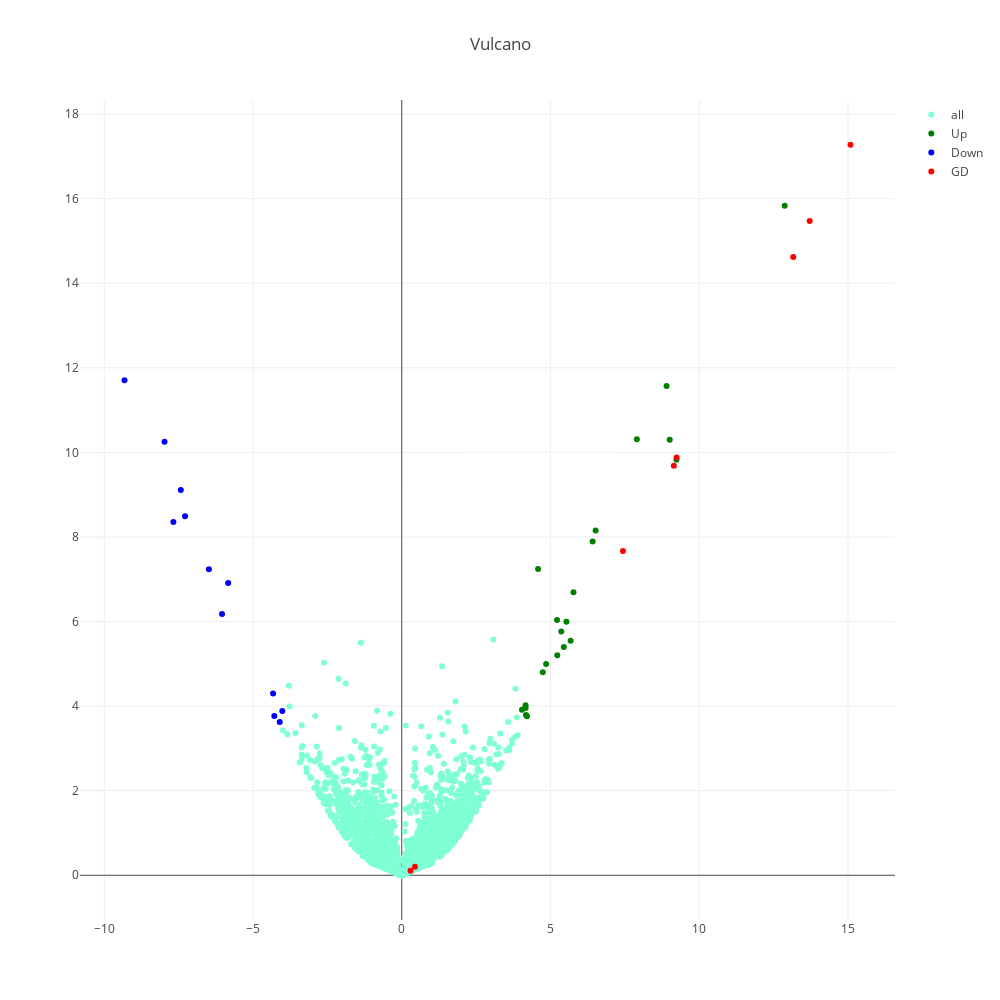

Notebook code for this chart:
### Code cell
#interactive plot 'logFC',y='log10p'
trace_1 = go.Scatter(
    x=the_rest.log2FC,
    y=the_rest['log10pvalue'],
    mode='markers',
    name='all',
    #text = [a + ' ' +b for a,b in zip(temp.index.values, temp.Gene_desc)],
    #hoverinfo = 'text',
    marker=dict(
        #size=16,
        color = 'aquamarine'#np.log10(temp.Score), #set color equal to a variable
        #colorscale='Bluered',
        #showscale=True
    )
)

trace_2 = go.Scatter(
    x=up.log2FC,
    y=up['log10pvalue'],
    mode='markers',
    name='Up',
    text = up.Gene_id.values +' '+up.Gene_desc,
    hoverinfo = 'text',
    marker=dict(
        #size=16,
        color = 'green'#np.log10(temp.Score), #set color equal to a variable
        #colorscale='Bluered',
        #showscale=True
    )
)

trace_3 = go.Scatter(
    x=down.log2FC,
    y=down['log10pvalue'],
    mode='markers',
    name='Down',
    text = down.Gene_id.values +' '+down.Gene_desc,
    hoverinfo = 'text',
    marker=dict(
        #size=16,
        color = 'blue'#np.log10(temp.Score), #set color equal to a variable
        #colorscale='Bluered',
        #showscale=True
    )
)


trace_4 = go.Scatter(
    x=gd.log2FC,
    y=gd['log10pvalue'],
    mode='markers',
    name='GD',
    text = [naming_dict[n] for n in gd['Gene_id']],
    hoverinfo = 'text',
    
    marker=dict(
        #size=16,
        color = 'red'#np.log10(temp.Score), #set color equal to a variable
        #colorscale='Bluered',
        #showscale=True
    )
)




layout = dict(title='Vulcano',
             width=1000,
             height=1000)

fig = go.Figure(data=[trace_1,trace_2,trace_3,trace_4], 
                layout=layout)

iplot(fig, filename='test')

### Figure 1 — Plotly figure (JSON) as saved in the notebook; plotly's stock layout.template omitted (floating-point values rounded to 4 significant figures; data arrays with more than 128 entries replaced by an {"elided": "..."} marker saying what was removed)
{"data": [{"marker": {"color": "aquamarine"}, "mode": "markers", "name": "all", "type": "scatter", "uid": "cc0e5a73-2a0b-4c79-a72c-4fca33c9f341", "x": {"elided": "3672 float values"}, "y": {"elided": "3672 float values"}}, {"hoverinfo": "text", "marker": {"color": "green"}, "mode": "markers", "name": "Up", "text": ["Tb927.1.1470 conserved protein, unknown function", "Tb927.1.3030 KREL2", "Tb927.10.11330 EF-hand domain pair, putative", "Tb927.10.11800 Axonemal inner arm dynein light chain, putative", "Tb927.11.10810 pumillio/PUF RNA binding protein 11", "Tb927.11.11260 hypothetical protein, conserved", "Tb927.11.11380 SUMO-interacting motif-containing protein", "Tb927.11.2570 hypothetical protein, conserved", "Tb927.11.3660 dynein light chain Tctex-type, putative", "Tb927.11.4980 ATP-dependent DEAD/H RNA helicase, putative", "Tb927.2.2460 ubiquitin-conjugating enzyme E2, putative", "Tb927.3.2480 Arv1-like family, putative", "Tb927.3.3440 phytanoyl-CoA dioxygenase (PhyH), putative", "Tb927.4.1950 NADPH-dependent diflavin oxidoreductase 1", "Tb927.8.7410 calreticulin, putative", "Tb927.6.2050 ribosome biogenesis regulatory protein (RRS1), putative", "Tb927.7.3580 Serine/threonine-protein kinase NEK11, putative", "Tb927.7.3920 hypothetical protein, conserved", "Tb927.8.3010 hook complex protein, conserved", "Tb927.8.5860 mitochondrial ribosomal protein L17", "Tb927.9.13490 metallo-peptidase, Clan MG, Family M24", "Tb927.9.15050 nexin-dynein regulatory complex 4"], "type": "scatter", "uid": "2e15cb85-22de-4acd-9b9f-06909a786113", "x": [4.176, 5.228, 5.536, 6.516, 4.853, 4.161, 5.22, 5.773, 8.901, 4.041, 9.007, 9.232, 4.741, 7.903, 5.447, 4.208, 5.363, 5.677, 4.581, 6.416, 12.87, 4.164], "y": [3.791, 5.204, 5.997, 8.15, 4.998, 4.019, 6.037, 6.696, 11.57, 3.911, 10.3, 9.826, 4.802, 10.31, 5.4, 3.762, 5.763, 5.544, 7.242, 7.893, 15.84, 3.955]}, {"hoverinfo": "text", "marker": {"color": "blue"}, "mode": "markers", "name": "Down", "text": ["Tb927.10.10130 mitochondrial RNA binding complex 1 subunit", "Tb927.10.640 arginine N-methyltransferase, type II", "Tb927.10.9260 hypothetical protein, conserved", "Tb927.11.10000 Charged multivesicular body protein 3, putative", "Tb927.11.10770 VHS domain containing protein, putative", "Tb927.11.2200 DNA-directed RNA polymerase II, putative", "Tb927.7.3560 Component of motile flagella 7", "Tb927.7.6230 ADP-ribosylation factor, putative", "Tb927.7.6440 vesicle transport v-SNARE protein, putative", "Tb927.8.1450 hypothetical protein, conserved", "Tb927.9.11480 Enriched in surface-labeled proteome protein 9", "Tb927.9.6210 arginine kinase"], "type": "scatter", "uid": "6dc65a78-b6a6-436a-b1e8-d9ad6e09afa6", "x": [-7.284, -7.429, -5.835, -4.016, -7.678, -4.103, -4.327, -4.286, -7.976, -6.484, -6.042, -9.321], "y": [8.488, 9.109, 6.913, 3.882, 8.356, 3.622, 4.299, 3.769, 10.25, 7.239, 6.178, 11.71]}, {"hoverinfo": "text", "marker": {"color": "red"}, "mode": "markers", "name": "GD", "text": ["TbPIGC", "TbPIGA", "TbPIGP", "DPM1", "TbPIGQ", "TbPIGY", "TbPIGH", "DPM2"], "type": "scatter", "uid": "1ee2458b-e66e-43e1-9251-08cf605ea1d5", "x": [9.147, 15.08, 13.16, 0.4442, 9.239, 7.435, 13.71, 0.2935], "y": [9.684, 17.28, 14.62, 0.1988, 9.877, 7.667, 15.47, 0.1057]}], "layout": {"height": 1000, "title": {"text": "Vulcano"}, "width": 1000}}
